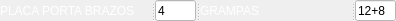
              <widget class="QSplitter" name="splitter_6">
               <property name="orientation">
                <enum>Qt::Horizontal</enum>
               </property>
               <widget class="QLabel" name="label_12">
                <property name="minimumSize">
                 <size>
                  <width>151</width>
                  <height>21</height>
                 </size>
                </property>
                <property name="maximumSize">
                 <size>
                  <width>151</width>
                  <height>16777215</height>
                 </size>
                </property>
                <property name="styleSheet">
                 <string notr="true">color: rgb(255, 255, 255);
font: 75 italic 8pt &quot;Arial&quot;;</string>
                </property>
                <property name="text">
                 <string>PLACA PORTA BRAZOS</string>
                </property>
               </widget>
               <widget class="QLineEdit" name="placaportabr_tractor">
                <property name="minimumSize">
                 <size>
                  <width>41</width>
                  <height>21</height>
                 </size>
                </property>
                <property name="maximumSize">
                 <size>
                  <width>41</width>
                  <height>21</height>
                 </size>
                </property>
                <property name="styleSheet">
                 <string notr="true">background-color: rgb(255, 255, 255);</string>
                </property>
                <property name="text">
                 <string>4</string>
                </property>
               </widget>
               <widget class="QLabel" name="label_23">
                <property name="minimumSize">
                 <size>
                  <width>151</width>
                  <height>21</height>
                 </size>
                </property>
                <property name="maximumSize">
                 <size>
                  <width>151</width>
                  <height>16777215</height>
                 </size>
                </property>
                <property name="styleSheet">
                 <string notr="true">color: rgb(255, 255, 255);
font: 75 italic 8pt &quot;Arial&quot;;</string>
                </property>
                <property name="text">
                 <string>GRAMPAS</string>
                </property>
               </widget>
               <widget class="QLineEdit" name="grampas_tractor">
                <property name="minimumSize">
                 <size>
                  <width>41</width>
                  <height>21</height>
                 </size>
                </property>
                <property name="maximumSize">
                 <size>
                  <width>41</width>
                  <height>21</height>
                 </size>
                </property>
                <property name="styleSheet">
                 <string notr="true">background-color: rgb(255, 255, 255);</string>
                </property>
                <property name="text">
                 <string>12+8</string>
                </property>
               </widget>
              </widget>
